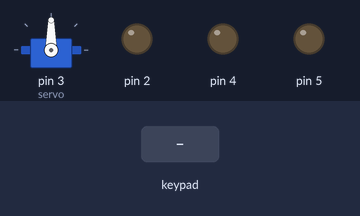
Bench run of a sketch on a simulated Arduino Uno, built with avr-gcc and run on an emulated ATmega328P. Parts: servo, output pins drawn as LEDs (lit = HIGH). The test bench sets the inputs (shaded band). What the sketch prints to the serial monitor is not drawn.

Above: at 1.2 s.
1.3 s: keypad keys 0 0 0 0 pressed 0.4 s apart
At 2.65 s:
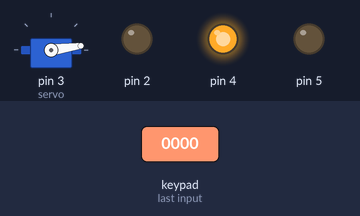
At 5.9 s:
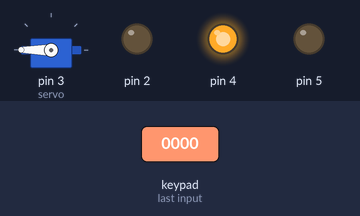
6.7 s: keypad keys 9 8 7 6 pressed 0.4 s apart
At 11.2 s:
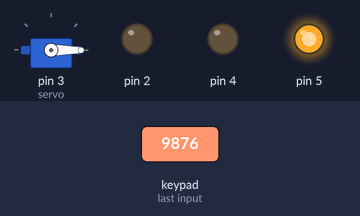
11.3 s: key 'A' pressed
14.3 s: key 'B' pressed
17.3 s: key 'C' pressed
18.8 s: key '1' pressed
At 24.3 s:
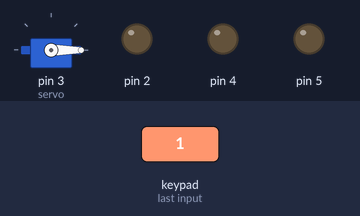
Timing chart, 0 to 25.4 s (numbered marks = the images above; inputs shaded):
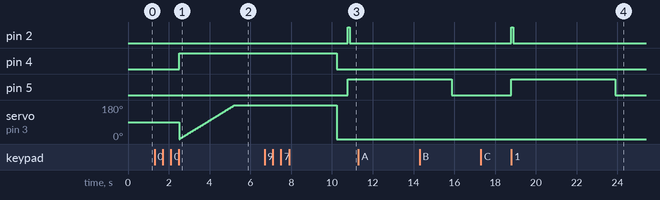

The sketch:

smart_lock.ino
```cpp
#include <Servo.h>
#include <Keypad.h>

// keypad

const byte ROWS = 4; // 4 แถว
const byte COLS = 4; // 4 ตาราง
// 1 2 3 A
// 4 5 6 B
// 7 8 9 C
// * 0 # D
// ---------------------------------------------------------------------------------
char keys[ROWS][COLS] = {
  {'1','2','3','A'},
  {'4','5','6','B'},
  {'7','8','9','C'},
  {'*','0','#','D'}
};
byte rowPins[ROWS] = {A0, A1, 11, 10};
byte colPins[COLS] = {9, 8, 7, 6};

Keypad keypad = Keypad( makeKeymap(keys), rowPins, colPins, ROWS, COLS ); // สร้าง keypad จาก library

String currentKey = ""; // password ที่ใส่
Servo servo; // servo
bool saved = false; // เช็คว่า
void setup() {

  pinMode(4, OUTPUT);
  pinMode(5, OUTPUT);
  pinMode(2, OUTPUT);
  servo.attach(3);
  digitalWrite(2, 0);
  Serial.begin(9600);
}

void loop() {
  if (currentKey.length() == 4) { // เช็คว่า password นั้นมี 4 หลักหรือยัง
    if (currentKey.equals("0000")) { // password ตรงกับที่ถูกหรือเปล่า
      Serial.println("ผ่าน"); // ขึ้นใน serial monitor ว่าผ่านแล้ว
      digitalWrite(4, 1); // ไฟเขียวขึ้น
      for (int i = 0; i<=180; i++) { // for loop ทำงาน 180 เพื่อให้หมุน 180 องศา
        servo.write(i); // หมุ่น ที่ละ 1 องศา
        delay(15); // รอ 0.015 วิเพื่อให้ servo ทำงานสำเร็จ
      }
      delay(5000); // รอ 5 วิเพื่อให้ล็อคเปิดได้และไม่ปิดทันที
      digitalWrite(4, 0); // ดับไฟ
      servo.write(0); // รีเซ็ทให้ servo กลับไปที่องศาเริ่มต้น
      currentKey = ""; // รีเซ็ท password ที่เก็บเอาไว้
    }else {
      digitalWrite(5, 1); // ไฟแดงขึ้น
      Serial.println("ไม่ผ่าน"); // ขึ้นใน serial monitor ว่าผิด
      digitalWrite(2, 1); // เสียง piezo สุดน่ารำคาญ
      delay(100);
      digitalWrite(2,0);
      delay(5000); // รอ 5 วิ เพื่อไม่ให้ลองรหัสได้ตลอดเวลา
      digitalWrite(5, 0); // ไฟดับ


      currentKey = ""; // รีเซ็ท password ที่เก็บเอาไว้
    }
  }
  char key = keypad.getKey(); // เอาปุ่มที่กด
  if (key) { // เช็คว่ามีปุ่มที่กดไหม
    currentKey = currentKey + String(key); // เพิ่มปุ่มที่กดเข้าสู่ตัวแปร
    Serial.println(currentKey); // แสดงตัวแปรใน serial monitor
  }
}
```

Measured:
- after the input at 1.3 s, pin 4: LOW → HIGH after 1.2 s
- after the input at 6.7 s, pin 2: LOW → HIGH after 4.1 s, → LOW 0.10 s later; pin 5: LOW → HIGH after 4.1 s
- after the input at 11.3 s, every drawn part: stays the same
- after the input at 17.3 s, every drawn part: stays the same
- after the input at 18.8 s, pin 2: LOW → HIGH at once, → LOW 0.10 s later; pin 5: LOW → HIGH at once, → LOW 5.1 s later
